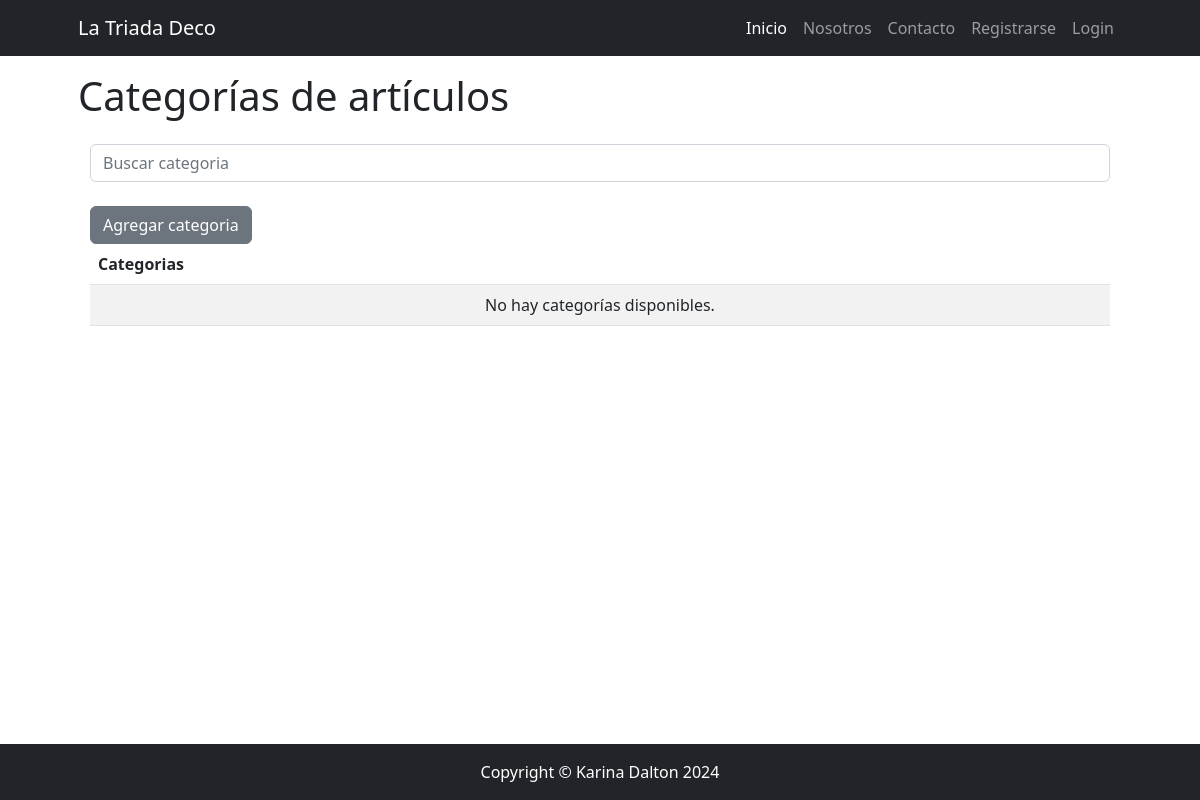
Before: /catalogo/categoria/list/ with the older database file.
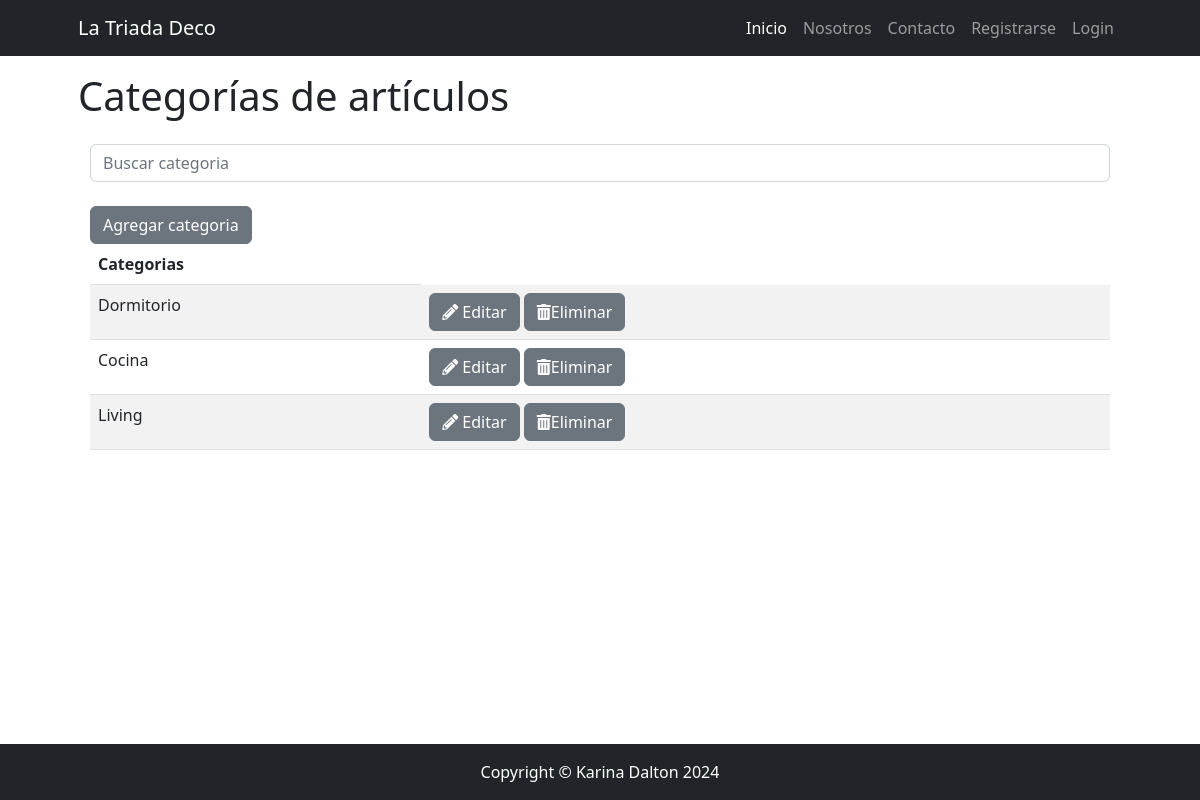
After: the same page with the newer database file.
### apps/catalogo/models.py (models this page shows, shortened)
class Categoria(models.Model):
    nombre = models.CharField(max_length=100)

### apps/catalogo/views.py (the view)
# urls.py: path("categoria/list/", CategoriaList.as_view(), name="categoria_list"),
class CategoriaList(ListView):
    model = Categoria
    template_name = 'catalogo/categoria_list.html'
    def get_queryset(self):
        if self.request.GET.get("consulta"):
            consulta = self.request.GET.get("consulta")
            object_list = Categoria.objects.filter(nombre__icontains=consulta)
        else:
            object_list = Categoria.objects.all()
        return object_list

### apps/catalogo/templates/catalogo/categoria_list.html
{% extends 'core/base.html' %}
{% block content_title %}
Categorías de artículos
{% endblock content_title %}
{% block content %}
<div class="container">
    <div class="mb-4">
        <form method="get">
            <input type="text" class="form-control" name="consulta" placeholder="Buscar categoria">
        </form>
    </div>
    <table class="table table-striped">
        <thead>
            <tr>
                <th>Categorias</th>
            </tr>
        </thead>
        <tbody>
            <a href="{% url 'catalogo:categoria_form' %}" class="btn btn-secondary">Agregar categoria</a>
            {% for categoria in object_list %}
            <tr>
                <td>{{ categoria.nombre }}</td>
                <td>
                    <a href=" {% url 'catalogo:categoria_update' categoria.id %}" class="btn btn-secondary"><i
                            class="fas fa-pencil-alt"></i> Editar</a>
                    <a href="{% url 'catalogo:categoria_delete' categoria.id %}" class="btn btn-secondary "><i
                            class="fas fa-trash-alt"></i>Eliminar</a>
                </td>
            </tr>
            {% empty %}
            <tr>
                <td class="text-center">No hay categorías disponibles.</td>
            </tr>
            {% endfor %}
        </tbody>
    </table>
</div>
{% endblock content %}

Changed rows visible on the page:
added Categoria: nombre "Dormitorio"
added Categoria: nombre "Cocina"
added Categoria: nombre "Living"
Other visible differences:
text no longer shown: "No hay categorías disponibles."
